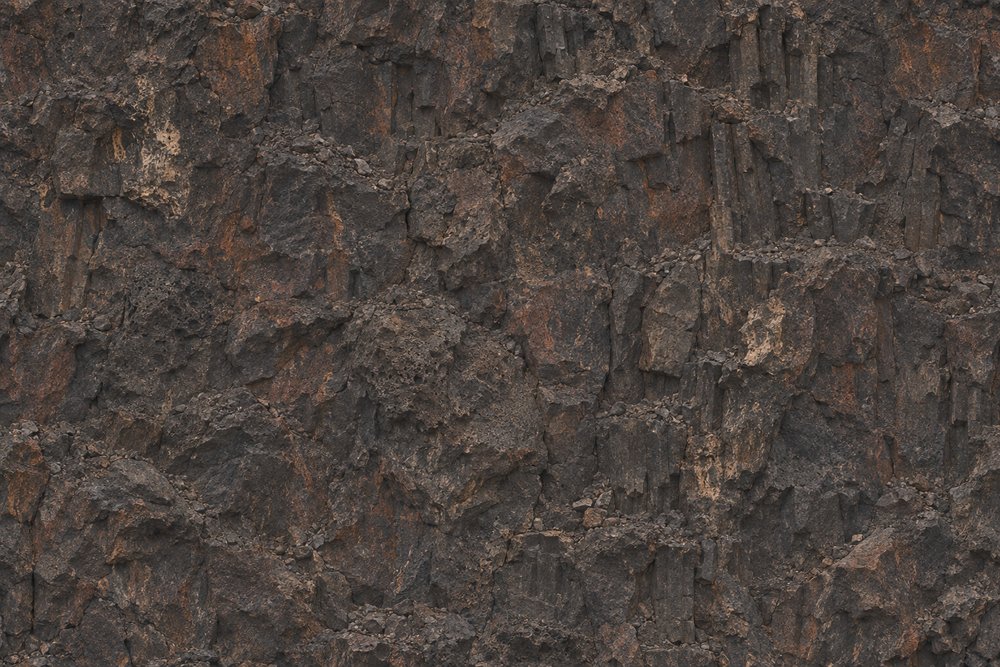
#> input picture assets-src/heart/cliff-massive.png, 1000 x 667 px, shrunk from 1536 x 1024 before the run, found by its file name
$ python make-cliff.py
#> lines starting #> are read from the running program, lines starting #| are printed output that depends on the picture
# The wall's rock of the Heart: makes the generated picture of a massive basalt face tile both ways, and writes the colour picture and its data
# picture (red and green: the slope across and down, blue: the height, as make-materials.mjs writes them).
# The picture stays 3 wide to 2 tall at its own size: the shaders lay it at that shape.
# Run: python3 assets-src/heart/make-cliff.py
import numpy as np
from PIL import Image
from scipy.ndimage import uniform_filter

SRC = 'assets-src/heart/cliff-massive.png'
OUT = 'public/assets/heart/mat/'
BAND = 0.12
HEIGHT_BLUR = 0.05
HEIGHT_SPREAD = 0.2
NORMAL = 2.2 * 8

f = np.asarray(Image.open(SRC).convert('RGB'), np.float32)
h, w, _ = f.shape
#> h = 667; w = 1000


def smooth(a, b, x):
    t = np.clip((x - a) / (b - a), 0, 1)
    return t * t * (3 - 2 * t)


# One axis at a time: the middle stays, and toward the two edges the picture fades into a copy of itself shifted by half its size.
for axis, n in ((1, w), (0, h)):
    at = np.arange(n)
    k = smooth(0, BAND, np.minimum(at, n - 1 - at) / n)
    k = k[None, :, None] if axis == 1 else k[:, None, None]
    f = f * k + np.roll(f, n // 2, axis=axis) * (1 - k)

Image.fromarray(np.clip(f + 0.5, 0, 255).astype(np.uint8)).save(OUT + 'cliff.jpg', quality=92, subsampling=0)

lum = (0.2126 * f[..., 0] + 0.7152 * f[..., 1] + 0.0722 * f[..., 2]) / 255


def blur(a, r):
#> called with r = 1.2
    for _ in range(3):
        a = uniform_filter(a, 2 * max(1, round(r)) + 1, mode='wrap')
    return a


height = blur(lum, 1.2) - blur(lum, HEIGHT_BLUR * h)
#> the loop in blur (call 2), `for _ in range(3):` made 3 passes
#> pass 1, in blur (call 2), `a = uniform_filter(a, 2 * max(1, round(r)) + 1, mode='wrap')`:
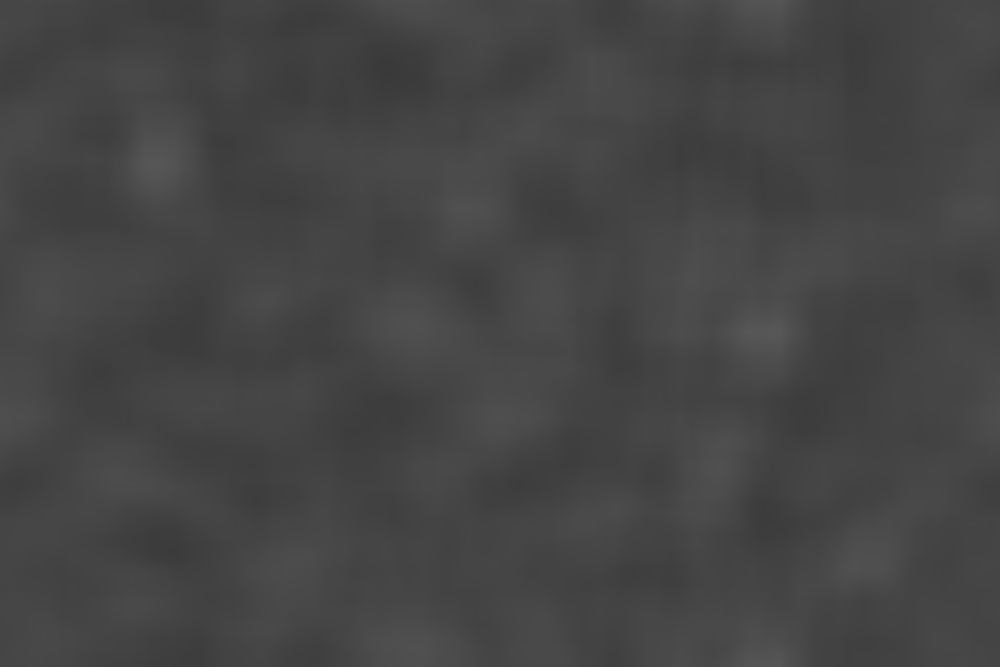
#> a: shape (667, 1000) float64; min 0.226, max 0.344, mean 0.27
height = np.clip(0.5 + (height - height.mean()) / height.std() * HEIGHT_SPREAD, 0, 1)
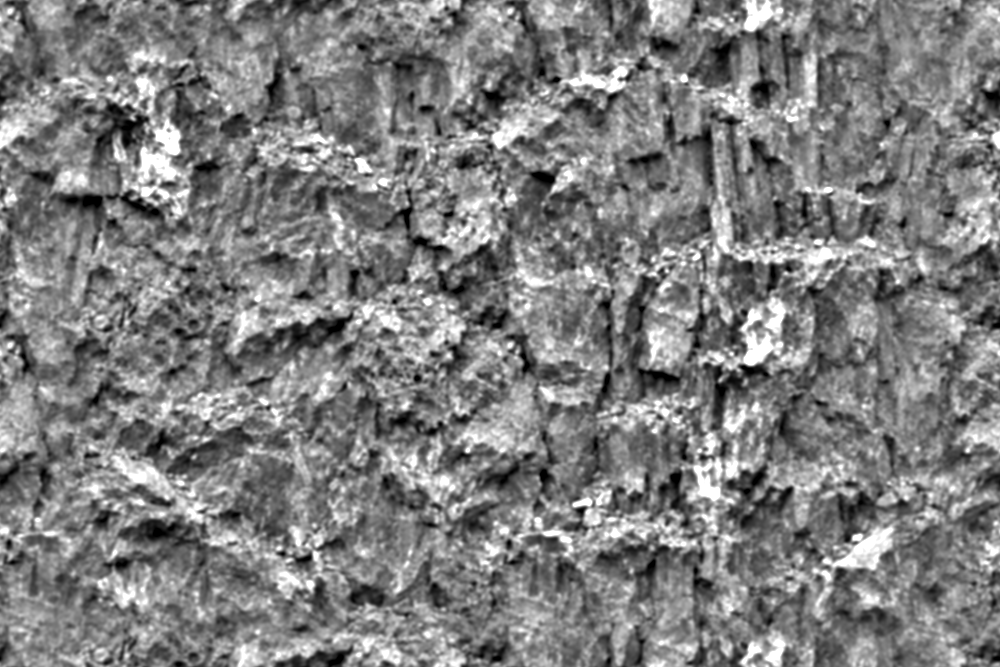
#> height: shape (667, 1000) float64; min 0, max 1, mean 0.498
dx = (np.roll(height, -1, 1) - np.roll(height, 1, 1)) * 0.5 * NORMAL
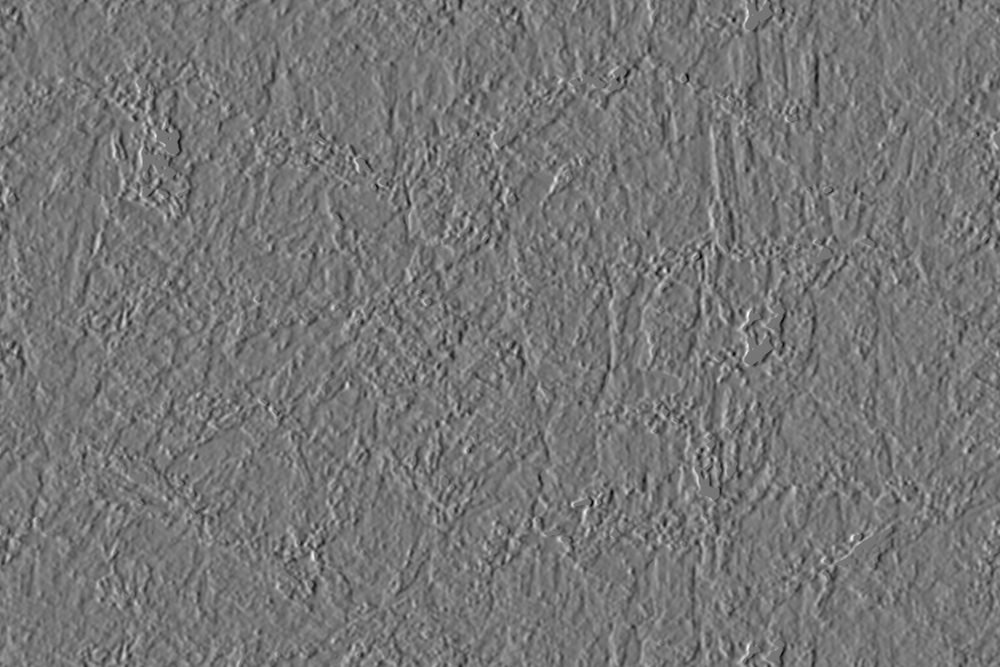
#> dx: shape (667, 1000) float64; min -5.06, max 5.84, mean -2.35e-19; drawn with min black and max white
dy = (np.roll(height, -1, 0) - np.roll(height, 1, 0)) * 0.5 * NORMAL
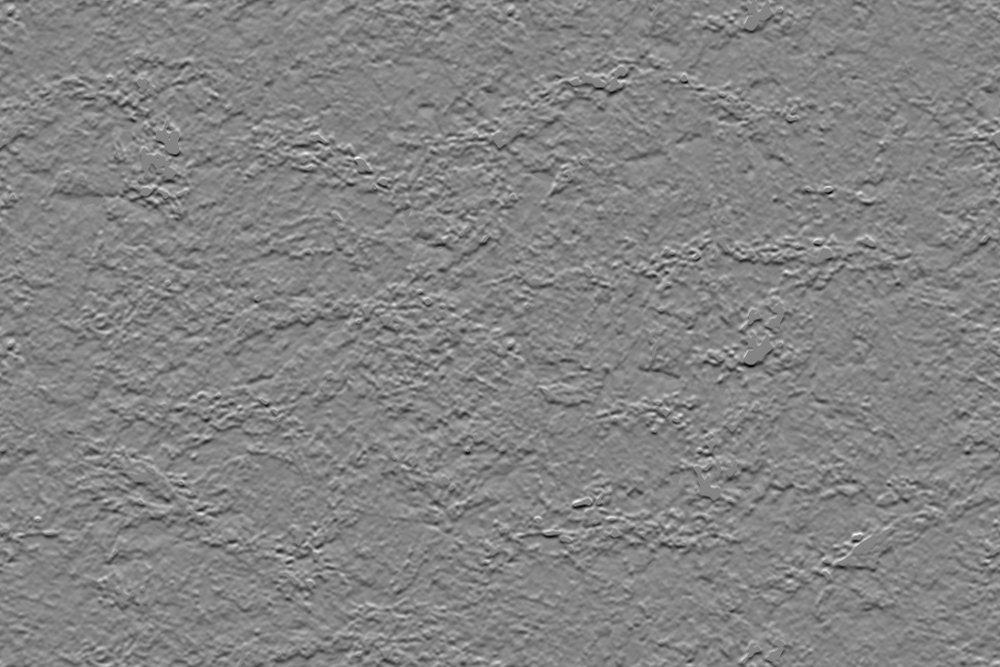
#> dy: shape (667, 1000) float64; min -6.02, max 5.61, mean -1.7e-19; drawn with min black and max white
packed = np.stack([127.5 - dx * 127.5, 127.5 - dy * 127.5, height * 255], axis=2)
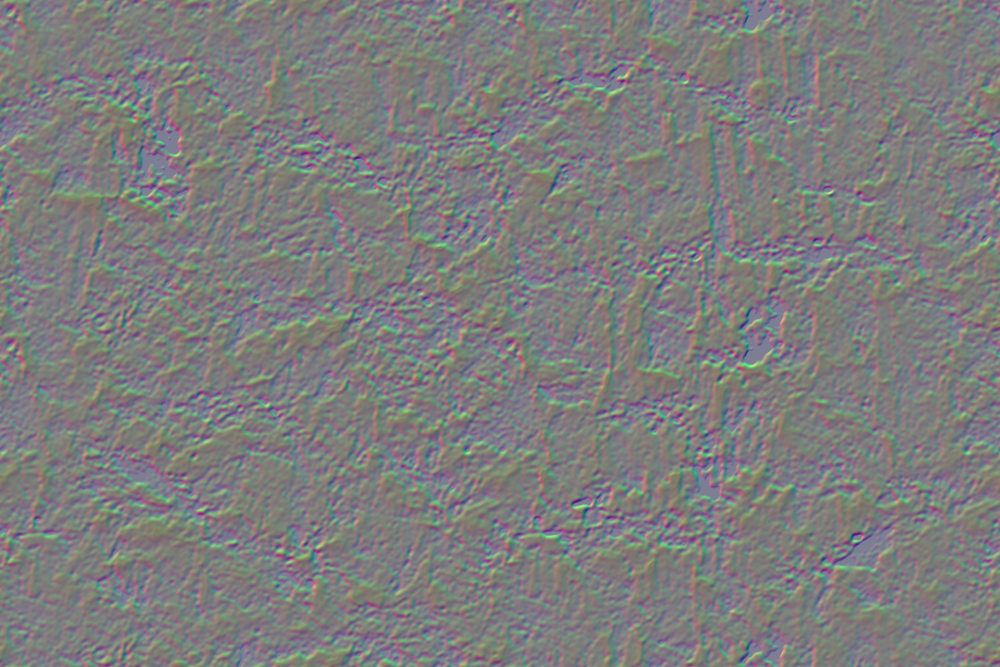
#> packed: shape (667, 1000, 3) float64; mean of channels 0, 1, 2 127.5, 127.5, 126.9; drawn with min black and max white
Image.fromarray(np.clip(packed + 0.5, 0, 255).astype(np.uint8)).save(OUT + 'cliff-nh.png', optimize=True)
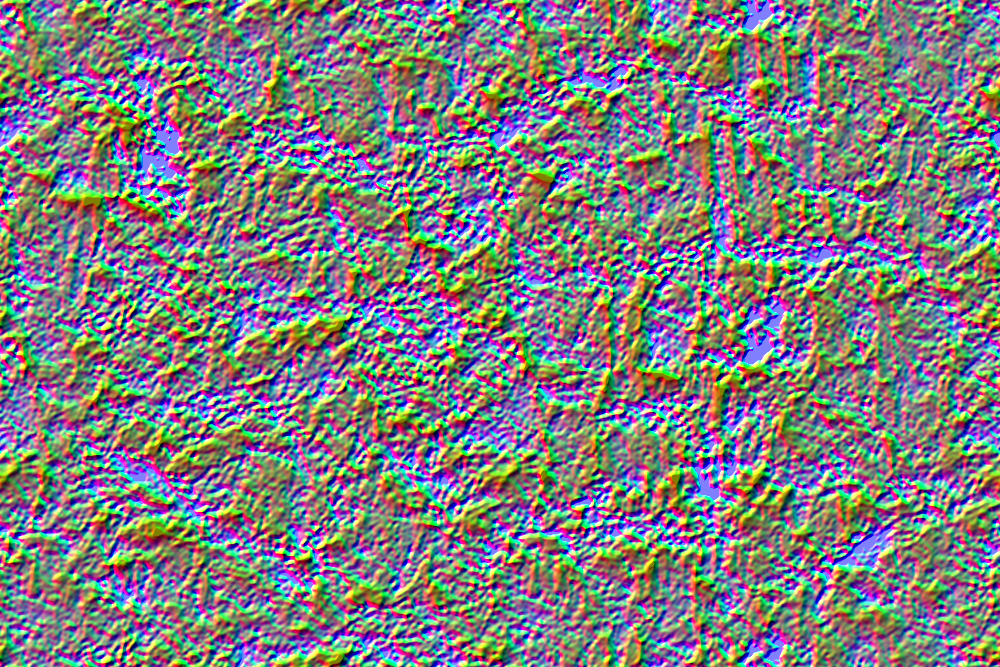
#> saved as cliff-nh.png: PIL image 1000x667 RGB; mean R, G, B 127.3, 125.6, 126.9
lin = (f / 255) ** 2.2
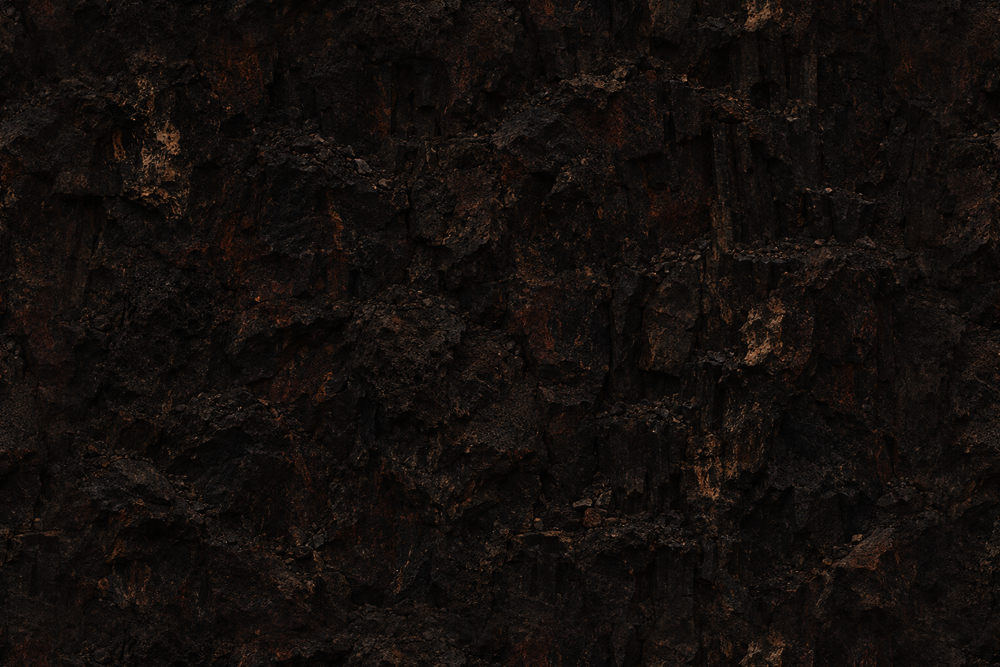
#> lin: shape (667, 1000, 3) float64; mean R, G, B 0.0766, 0.058, 0.0485
print('cliff', w, h, 'linear mean', lin.reshape(-1, 3).mean(0).round(3))
#| cliff 1000 667 linear mean [0.077 0.058 0.049]
